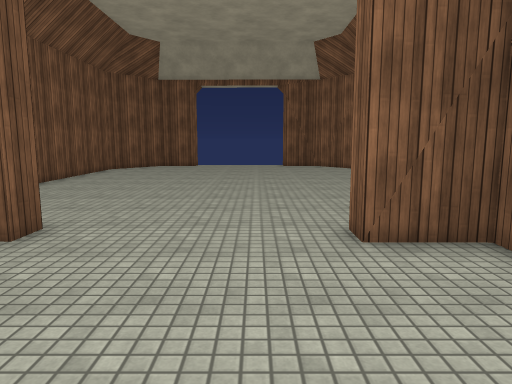
[1] (above)

20 first-person views from a walk through a scene from a Unity 3-D project. The camera is 1.5 m above the floor, tilts 8° down and sees 70° across. The floor is counted in squares, 1 m on a side. Each view is taken from the middle of a square. On the plan, view 1 faces up. The plan holds only what a view shows up to about 16 squares ahead; the rest is blank. The place goes on beyond the plan. Some animated figures are left out. Surface patterns are stand-ins for the level's own textures.

[2]
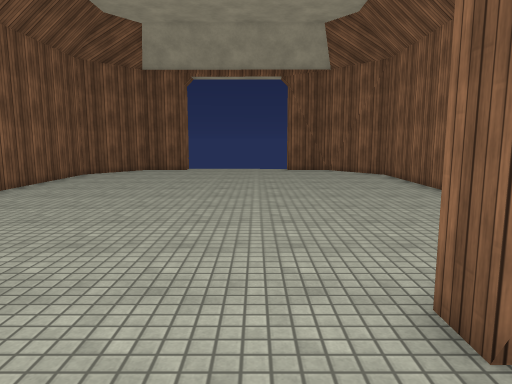

[3]
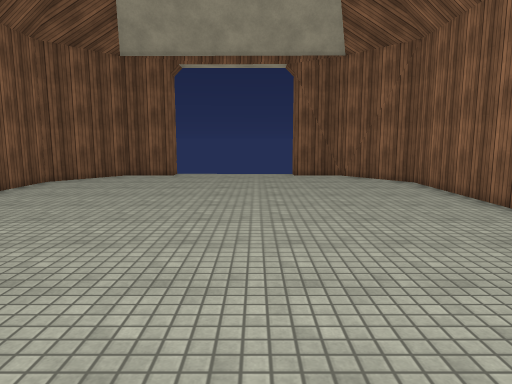

[4]
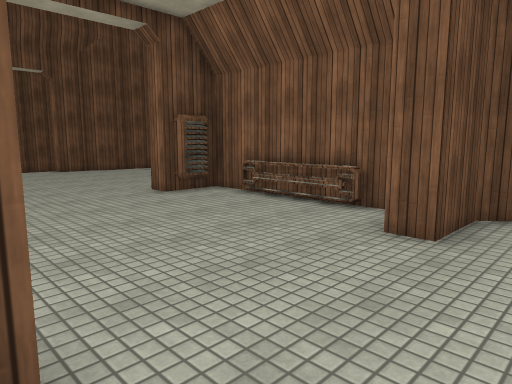

[5]
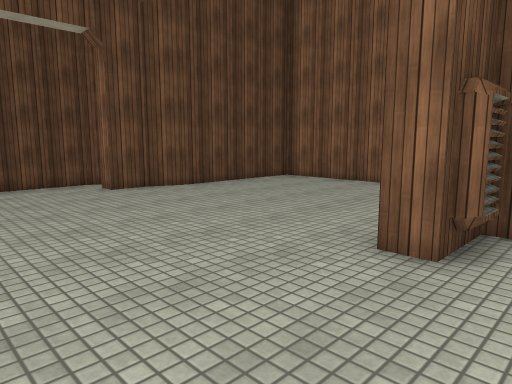

[6]
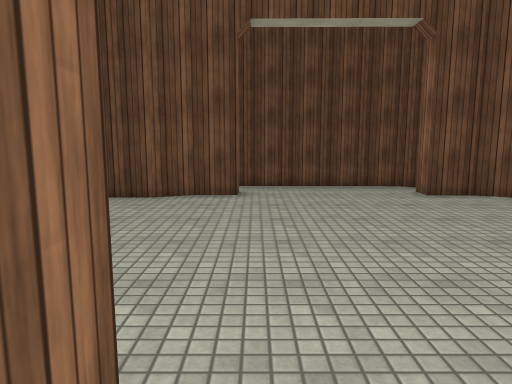

[7]
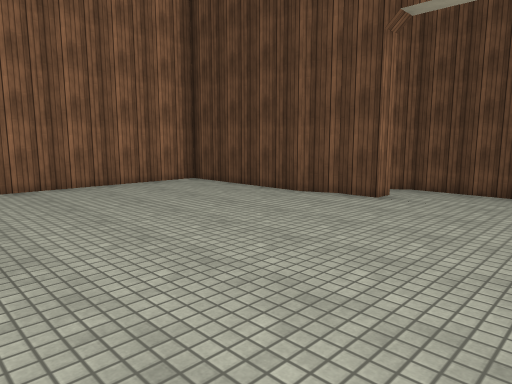

[8]
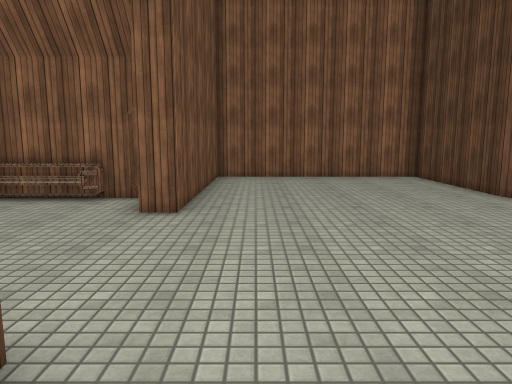

[9]
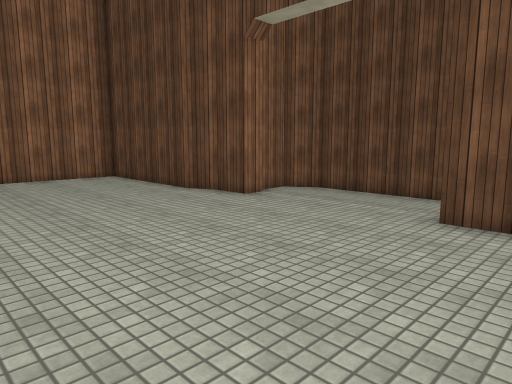

[10]
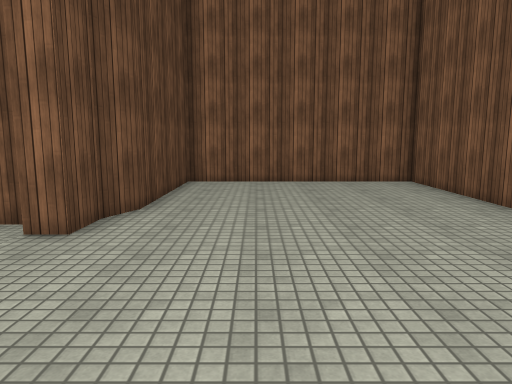

[11]
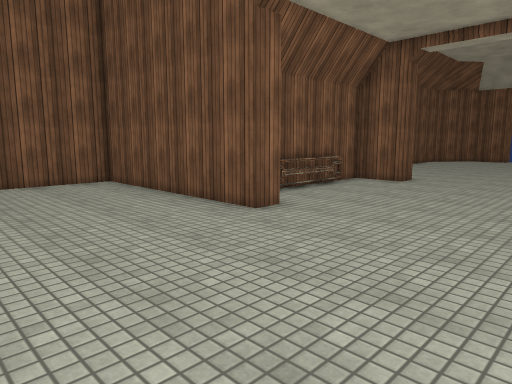

[12]
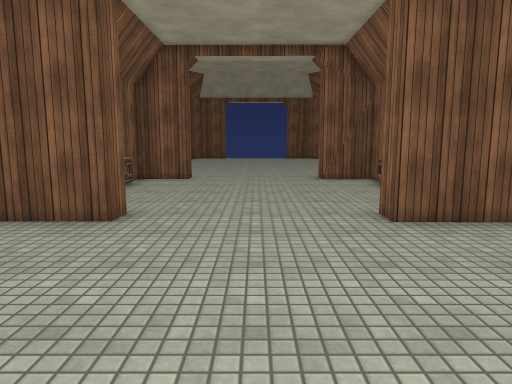

[13]
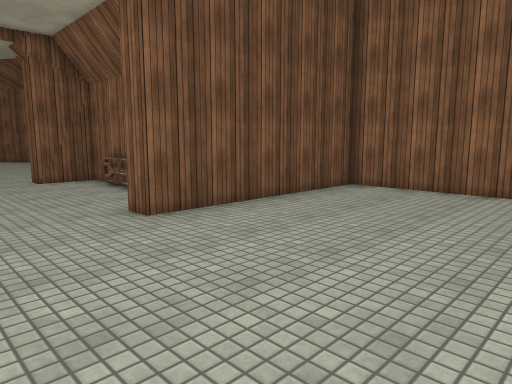

[14]
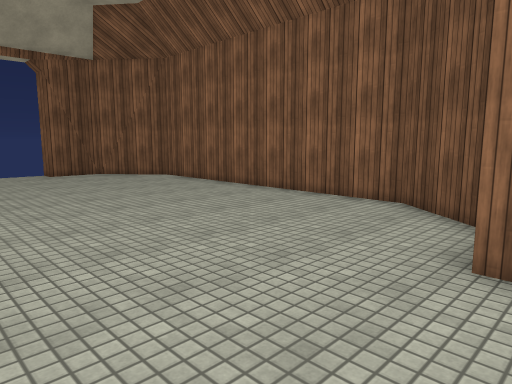

[15]
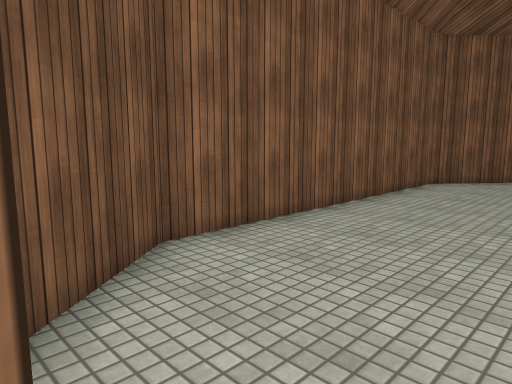

[16]
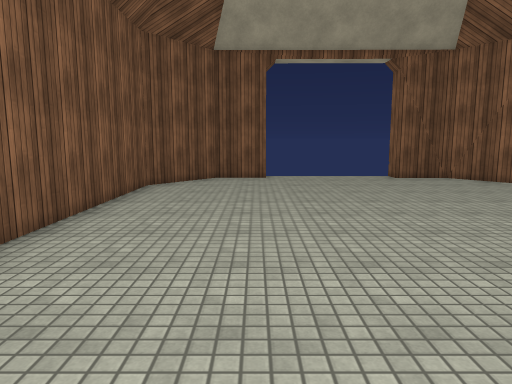

[17]
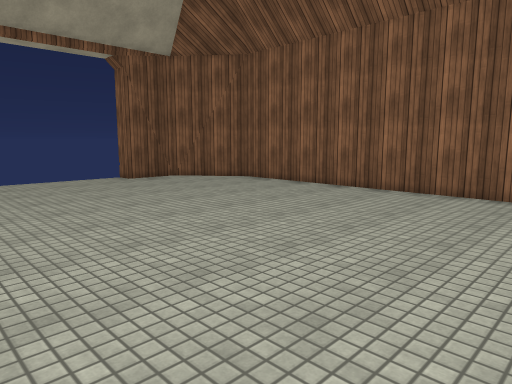

[18]
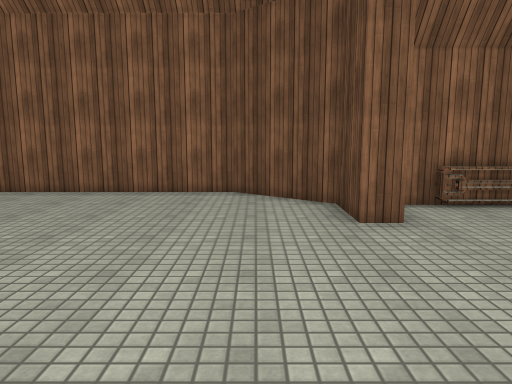

[19]
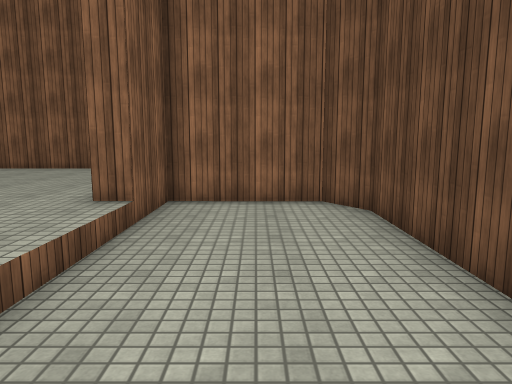

[20]
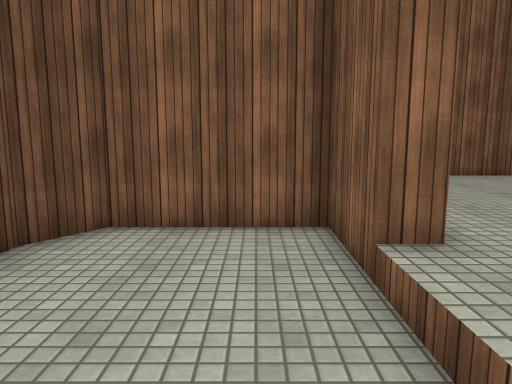

### Floor plan
Key: @ floor where view 1 was taken; # wall or solid block; . main floor; - floor 0.5 m lower than the main floor; / step, stairs or slope; = window, fence, low wall or low ledge.
Columns run from 12 left of view 1 to 9 right of it. Each row starts with its distance up from view 1.
 23               #
 22       ###.....###
 21      ##.........##
 20     ##...........##
 19     #.............#
 18     #.............#
 17     #.............#
 16     #.............#
 15     #.............#
 14     #.............#
 13     #.............#
 12     #.............#
 11     #.............#
 10     #.............#
  9     #.............#
  8     ##...........##
  7      ##.........##
  6       ###.....###
  5       ###.....###
  4       #.........#
  3       #=.......=#
  2       #=.......=#
  1       #=.......##
  0       #=....@..##
 -1       ###.....###
 -2 #########.....########
 -3 #....................#
 -4 #....................#
 -5 #....................#
 -6 #....................#
 -7 #....................#
 -8 #....................#
 -9 #....................#
-10 #....................#
-11 #########.....########
-12       ###/////###
-13       #---------#
-14       #---------#
-15       #---------#
-16       ##-------##
-17        #########

Positions as (right, up) in squares from view 1, and headings:
1: (0, 0), facing up
2: (0, 3), facing up
3: (0, 6), facing up
4: (2, 8), facing down-left
5: (1, 0), facing down-left
6: (1, -1), facing down
7: (-3, -2), facing down-right
8: (-6, -4), facing right
9: (-6, -4), facing down-right
10: (2, -8), facing left
11: (2, -8), facing up-left
12: (-1, -9), facing up
13: (-2, -9), facing up-right
14: (-3, 5), facing up-right
15: (-3, 6), facing up-left
16: (-4, 7), facing up
17: (-5, 8), facing up-right
18: (-5, 8), facing right
19: (-5, -14), facing right
20: (0, -13), facing left
